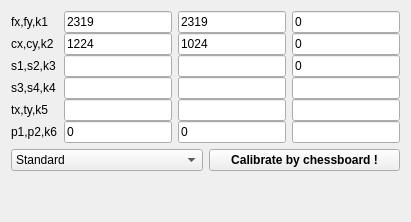
     <widget class="QWidget" name="tab_2">
      <attribute name="title">
       <string>Calibration1</string>
      </attribute>
      <layout class="QVBoxLayout" name="verticalLayout_7">
       <item>
        <layout class="QGridLayout" name="gridLayout_9">
         <property name="verticalSpacing">
          <number>0</number>
         </property>
         <item row="5" column="2">
          <widget class="QLineEdit" name="lineEdit_p2_1">
           <property name="text">
            <string>0</string>
           </property>
          </widget>
         </item>
         <item row="0" column="0">
          <widget class="QLabel" name="label_50">
           <property name="text">
            <string>fx,fy,k1</string>
           </property>
          </widget>
         </item>
         <item row="4" column="0">
          <widget class="QLabel" name="label_56">
           <property name="text">
            <string>tx,ty,k5</string>
           </property>
          </widget>
         </item>
         <item row="1" column="2">
          <widget class="QLineEdit" name="lineEdit_cy_1">
           <property name="text">
            <string>1024</string>
           </property>
          </widget>
         </item>
         <item row="3" column="0">
          <widget class="QLabel" name="label_53">
           <property name="text">
            <string>s3,s4,k4</string>
           </property>
          </widget>
         </item>
         <item row="0" column="2">
          <widget class="QLineEdit" name="lineEdit_fy_1">
           <property name="text">
            <string>2319</string>
           </property>
          </widget>
         </item>
         <item row="0" column="1">
          <widget class="QLineEdit" name="lineEdit_fx_1">
           <property name="text">
            <string>2319</string>
           </property>
          </widget>
         </item>
         <item row="2" column="0">
          <widget class="QLabel" name="label_52">
           <property name="text">
            <string>s1,s2,k3</string>
           </property>
          </widget>
         </item>
         <item row="1" column="0">
          <widget class="QLabel" name="label_51">
           <property name="text">
            <string>cx,cy,k2</string>
           </property>
          </widget>
         </item>
         <item row="1" column="1">
          <widget class="QLineEdit" name="lineEdit_cx_1">
           <property name="text">
            <string>1224</string>
           </property>
          </widget>
         </item>
         <item row="5" column="0">
          <widget class="QLabel" name="label_54">
           <property name="text">
            <string>p1,p2,k6</string>
           </property>
          </widget>
         </item>
         <item row="5" column="1">
          <widget class="QLineEdit" name="lineEdit_p1_1">
           <property name="text">
            <string>0</string>
           </property>
          </widget>
         </item>
         <item row="0" column="3">
          <widget class="QLineEdit" name="lineEdit_k1_1">
           <property name="text">
            <string>0</string>
           </property>
          </widget>
         </item>
         <item row="2" column="1">
          <widget class="QLineEdit" name="lineEdit_s1_1"/>
         </item>
         <item row="1" column="3">
          <widget class="QLineEdit" name="lineEdit_k2_1">
           <property name="text">
            <string>0</string>
           </property>
          </widget>
         </item>
         <item row="2" column="3">
          <widget class="QLineEdit" name="lineEdit_k3_1">
           <property name="text">
            <string>0</string>
           </property>
          </widget>
         </item>
         <item row="3" column="3">
          <widget class="QLineEdit" name="lineEdit_k4_1"/>
         </item>
         <item row="4" column="3">
          <widget class="QLineEdit" name="lineEdit_k5_1"/>
         </item>
         <item row="5" column="3">
          <widget class="QLineEdit" name="lineEdit_k6_1"/>
         </item>
         <item row="2" column="2">
          <widget class="QLineEdit" name="lineEdit_s2_1"/>
         </item>
         <item row="3" column="1">
          <widget class="QLineEdit" name="lineEdit_s3_1"/>
         </item>
         <item row="3" column="2">
          <widget class="QLineEdit" name="lineEdit_s4_1"/>
         </item>
         <item row="4" column="1">
          <widget class="QLineEdit" name="lineEdit_tx_1"/>
         </item>
         <item row="4" column="2">
          <widget class="QLineEdit" name="lineEdit_ty_1"/>
         </item>
        </layout>
       </item>
       <item>
        <layout class="QHBoxLayout" name="horizontalLayout_13">
         <item>
          <widget class="QComboBox" name="comboBox_calibMethod">
           <item>
            <property name="text">
             <string>Standard</string>
            </property>
           </item>
           <item>
            <property name="text">
             <string>Only fx=fy cx cy</string>
            </property>
           </item>
           <item>
            <property name="text">
             <string>Rational</string>
            </property>
           </item>
           <item>
            <property name="text">
             <string>Thin prism</string>
            </property>
           </item>
           <item>
            <property name="text">
             <string>Tilted</string>
            </property>
           </item>
           <item>
            <property name="text">
             <string>Full</string>
            </property>
           </item>
           <item>
            <property name="text">
             <string>Standard fx fy cx cy locked</string>
            </property>
           </item>
           <item>
            <property name="text">
             <string>Full fx fy cx cy locked</string>
            </property>
           </item>
          </widget>
         </item>
         <item>
          <widget class="QPushButton" name="pB_calibrate_1">
           <property name="font">
            <font>
             <bold>true</bold>
            </font>
           </property>
           <property name="text">
            <string>Calibrate by chessboard !</string>
           </property>
          </widget>
         </item>
        </layout>
       </item>
       <item>
        <spacer name="verticalSpacer_9">
         <property name="orientation">
          <enum>Qt::Vertical</enum>
         </property>
         <property name="sizeHint" stdset="0">
          <size>
           <width>20</width>
           <height>40</height>
          </size>
         </property>
        </spacer>
       </item>
      </layout>
     </widget>
